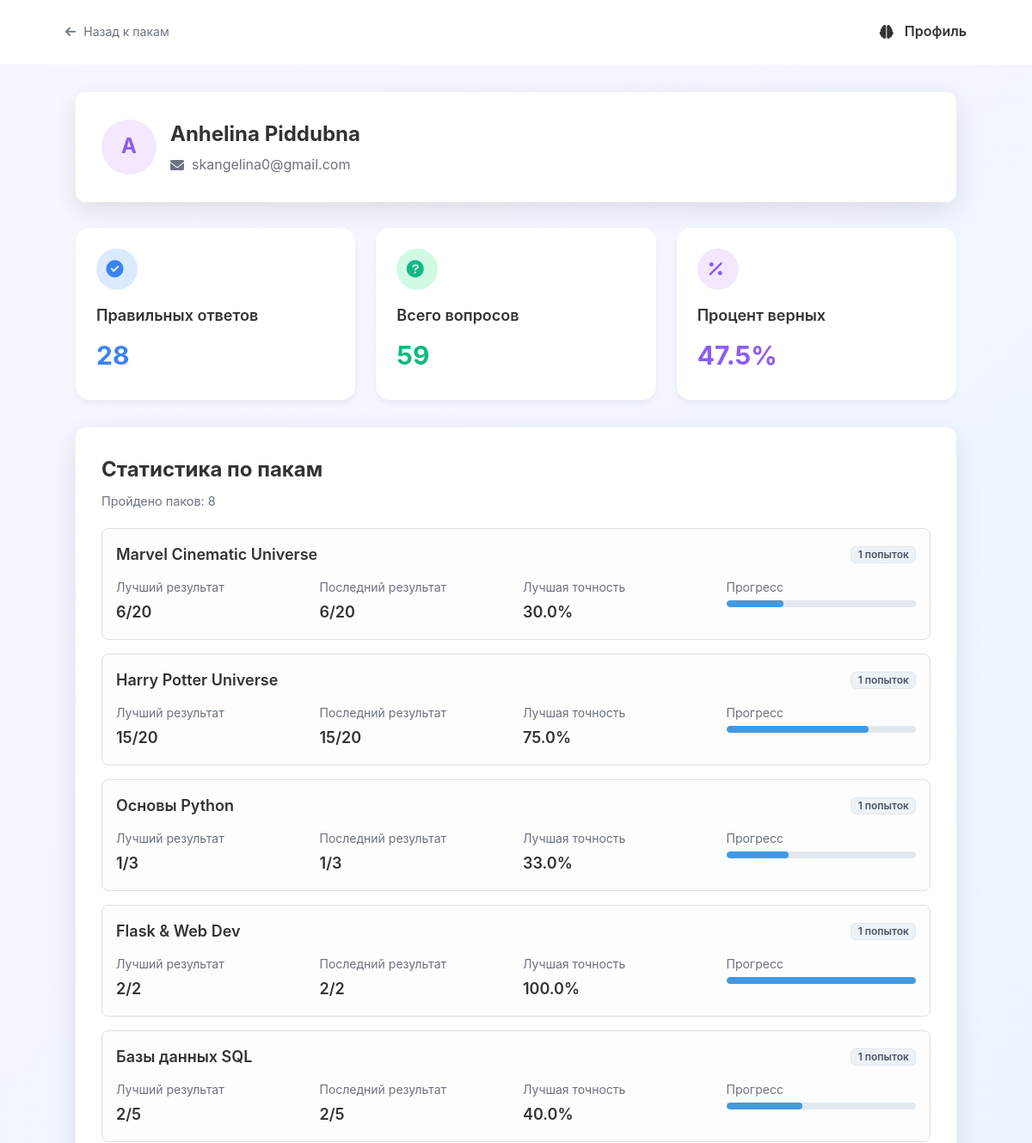
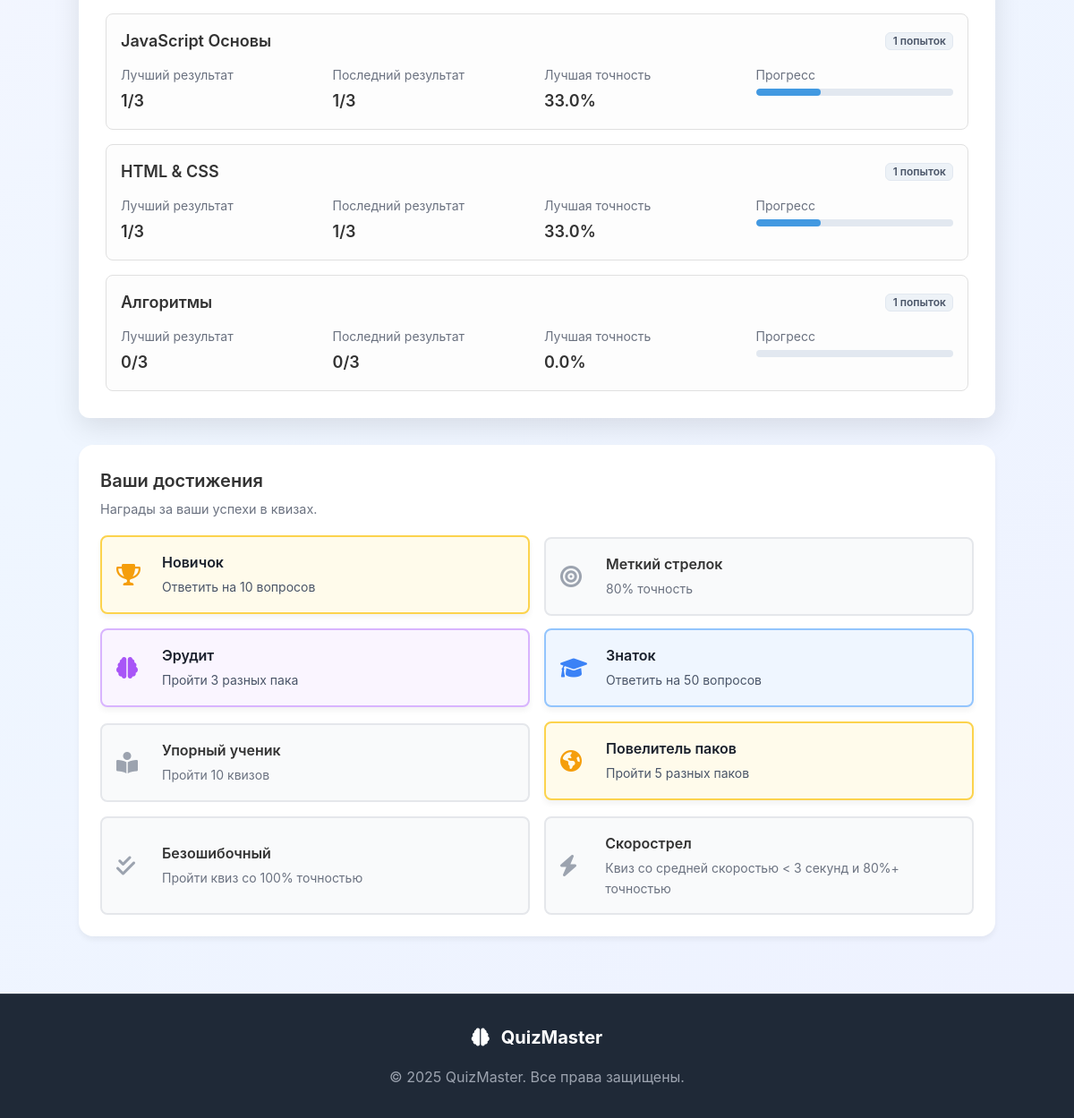
The page /profile (signed in) on the database its author committed (2 pictures, top to bottom).
### models.py (models this page shows, shortened)
class User(db.Model, UserMixin): # Добавляем UserMixin
    id = db.Column(db.Integer, primary_key=True)
    name = db.Column(db.String(80), unique=False, nullable=False)
    email = db.Column(db.String(120), unique=True, nullable=False)
    password_hash = db.Column(db.String(128), nullable=False)
    registered_at = db.Column(db.DateTime, nullable=False, default=datetime.utcnow)
    quiz_stats = db.relationship('UserQuizStat', backref='user', lazy=True)

class QuizPack(db.Model):
    id = db.Column(db.Integer, primary_key=True)
    title = db.Column(db.String(100), unique=True, nullable=False)
    description = db.Column(db.String(500), nullable=True)
    image_url = db.Column(db.String(200), nullable=True)
    color = db.Column(db.String(20), default='blue')
    difficulty = db.Column(db.String(20), default='Легкий')
    time_to_complete_minutes = db.Column(db.Integer, default=10)
    questions = db.relationship('Question', backref='quiz_pack', lazy=True)

class UserQuizStat(db.Model):
    id = db.Column(db.Integer, primary_key=True)
    user_id = db.Column(db.Integer, db.ForeignKey('user.id'), nullable=False)
    quiz_pack_id = db.Column(db.Integer, db.ForeignKey('quiz_pack.id'), nullable=False)
    score = db.Column(db.Integer, default=0)
    total_questions = db.Column(db.Integer, default=0)
    completed_at = db.Column(db.DateTime, default=datetime.utcnow)
    user_answers_data = db.Column(db.Text)
    avg_time_per_question = db.Column(db.Float, nullable=True)

### routes/auth.py (the view)
@auth_bp.route("/profile")
@login_required # Защищаем маршрут
def profile():
    user_id = current_user.id
    from models import UserQuizStat, QuizPack # Импортируем здесь, чтобы избежать циклической зависимости
    overall_stats = db.session.query(
        func.sum(UserQuizStat.total_questions),
        func.sum(UserQuizStat.score)
    ).filter_by(user_id=user_id).first()
    total_questions_answered = overall_stats[0] or 0
    total_correct_answers = overall_stats[1] or 0
    overall_accuracy = 0.0
    if total_questions_answered > 0:
        overall_accuracy = (total_correct_answers / total_questions_answered) * 100
    pack_stats = {}
    all_user_quiz_stats = UserQuizStat.query.filter_by(user_id=user_id).order_by(UserQuizStat.completed_at.asc()).all()
    grouped_stats = {}
    for stat_entry in all_user_quiz_stats:
        if stat_entry.quiz_pack_id not in grouped_stats:
            grouped_stats[stat_entry.quiz_pack_id] = {
                'attempts': 0,
                'best_score': 0,
                'last_score': 0,
                'latest_completed_at': datetime.min,
                'pack_title': ''
            }
        grouped_stats[stat_entry.quiz_pack_id]['attempts'] += 1
        grouped_stats[stat_entry.quiz_pack_id]['best_score'] = max(
            grouped_stats[stat_entry.quiz_pack_id]['best_score'], stat_entry.score
        )
        if stat_entry.completed_at > grouped_stats[stat_entry.quiz_pack_id]['latest_completed_at']:
            grouped_stats[stat_entry.quiz_pack_id]['last_score'] = stat_entry.score
            grouped_stats[stat_entry.quiz_pack_id]['latest_completed_at'] = stat_entry.completed_at
    for pack_id, stats in grouped_stats.items():
        pack = QuizPack.query.get(pack_id)
        if pack:
            pack_stats[pack.id] = {
                'pack_title': pack.title,
                'attempts': stats['attempts'],
                'best_score': stats['best_score'],
                'last_score': stats['last_score'],
                'total_questions_in_pack': len(pack.questions)
            }
    total_quizzes_completed = UserQuizStat.query.filter_by(user_id=user_id).count()
    has_flawless_quiz = db.session.query(UserQuizStat).filter(
        UserQuizStat.user_id == user_id,
        UserQuizStat.score == UserQuizStat.total_questions,
        UserQuizStat.total_questions >= 5
    ).first() is not None
    has_sharpshooter_speed_quiz = db.session.query(UserQuizStat).filter(
        UserQuizStat.user_id == user_id,
        UserQuizStat.total_questions >= 5,
        UserQuizStat.avg_time_per_question <= 3.0,
        (UserQuizStat.score * 100.0 / UserQuizStat.total_questions) >= 80.0
    ).first() is not None
    return render_template("profile.html",
                           total_questions=total_questions_answered,
                           correct_answers=total_correct_answers,
                           overall_accuracy=overall_accuracy,
                           pack_stats=pack_stats,
                           total_quizzes_completed=total_quizzes_completed,
                           has_flawless_quiz=has_flawless_quiz,
                           has_sharpshooter_speed_quiz=has_sharpshooter_speed_quiz)

### app.py (called while the page is built)
@login_manager.user_loader
def load_user(user_id):
    return User.query.get(int(user_id))

### templates/profile.html (shortened to what this page needs)
{% extends "base.html" %}
{% block header %}
<header class="header header-compact-padding">
    <div class="container">
        <div class="header-content">
            <a href="{{ url_for('packs.packs') }}" class="back-link">
                <i class="fas fa-arrow-left"></i>
                Назад к пакам
            </a>
            <div class="quiz-title">
                <i class="fas fa-brain"></i>
                <span>Профиль</span>
            </div>
        </div>
    </div>
</header>
{% endblock %}
{% block content %}
<div class="profile-bg">
    <div class="profile-container">
        <div class="profile-card">
            <div class="user-info">
                <div class="user-avatar">
                    {{ current_user.name[0]|upper if current_user.is_authenticated else '?' }}
                </div>
                <div class="user-details">
                    <h2>{{ current_user.name if current_user.is_authenticated else 'Гость' }}</h2>
                    <p><i class="fas fa-envelope"></i> {{ current_user.email if current_user.is_authenticated else 'N/A' }}</p>
                </div>
            </div>
        </div>
        <div class="stats-grid">
            <div class="stat-card blue">
                <div class="stat-icon">
                    <i class="fas fa-check-circle"></i>
                </div>
                <div class="stat-content">
                    <h3>Правильных ответов</h3>
                    <p class="stat-number">{{ correct_answers }}</p>
                </div>
            </div>
            <div class="stat-card green">
                <div class="stat-icon">
                    <i class="fas fa-question-circle"></i>
                </div>
                <div class="stat-content">
                    <h3>Всего вопросов</h3>
                    <p class="stat-number">{{ total_questions }}</p>
                </div>
            </div>
            <div class="stat-card purple">
                <div class="stat-icon">
                    <i class="fas fa-percentage"></i>
                </div>
                <div class="stat-content">
                    <h3>Процент верных</h3>
                    <p class="stat-number">
                        {% if total_questions > 0 %}
                            {% set overall_accuracy = (correct_answers / total_questions) * 100 %}
                            {{ "%.1f" | format(overall_accuracy) }}%
                        {% else %}
                            {% set overall_accuracy = 0.0 %}
                            0.0%
                        {% endif %}
                    </p>
                </div>
            </div>
        </div>
        <div class="card profile-card">
            <div class="card-header">
                <h2 class="card-title">Статистика по пакам</h2>
                <p class="card-description">Пройдено паков: {{ pack_stats|length }}</p>
            </div>
            <div class="card-content">
                {% if pack_stats|length > 0 %}
                    <div class="space-y-4">
                        {% for pack_id, stats in pack_stats.items() %}
                            {% set best_accuracy = 0 %}
                            {% set last_accuracy = 0 %}
                            {% if stats.total_questions_in_pack > 0 %}
                                {% set best_accuracy = ((stats.best_score / stats.total_questions_in_pack) * 100) | round %}
                                {% set last_accuracy = ((stats.last_score / stats.total_questions_in_pack) * 100) | round %}
                            {% endif %}
                            <div class="pack-stat-item">
                                <div class="pack-stat-header">
                                    <h3 class="pack-title">{{ stats.pack_title }}</h3>
                                    <span class="badge">{{ stats.attempts }} попыток</span>
                                </div>
                                <div class="pack-details-grid">
                                    <div>
                                        <p class="detail-label">Лучший результат</p>
                                        <p class="detail-value">
                                            {{ stats.best_score }}/{{ stats.total_questions_in_pack }}
                                        </p>
                                    </div>
                                    <div>
                                        <p class="detail-label">Последний результат</p>
                                        <p class="detail-value">
                                            {{ stats.last_score }}/{{ stats.total_questions_in_pack }}
                                        </p>
                                    </div>
                                    <div>
                                        <p class="detail-label">Лучшая точность</p>
                                        <p class="detail-value">{{ best_accuracy }}%</p>
                                    </div>
                                    <div>
                                        <p class="detail-label">Прогресс</p>
                                        <div class="progress-bar-container">
                                            <div class="progress-bar-fill" style="width: {{ best_accuracy }}%;"></div>
                                        </div>
                                    </div>
                                </div>
                            </div>
                        {% endfor %}
                    </div>
                {% endif %}
            </div>
        </div>
        <div class="achievements-card profile-card">
            <div class="card-header">
                <h3 class="card-title">Ваши достижения</h3>
                <p class="card-description">Награды за ваши успехи в квизах.</p>
            </div>
            <div class="card-content">
                <div class="achievements-grid">
                    {% set novice_unlocked = total_questions >= 10 %}
                    <div class="achievement {% if novice_unlocked %}unlocked{% endif %} achievement-yellow">
                        <i class="fas fa-trophy achievement-icon {% if novice_unlocked %}unlocked-icon{% endif %}"></i>
                        <div class="achievement-info">
                            <h4>Новичок</h4>
                            <p>Ответить на 10 вопросов</p>
                        </div>
                    </div>
                    {% set sharpshooter_unlocked = overall_accuracy >= 80 %}
                    <div class="achievement {% if sharpshooter_unlocked %}unlocked{% endif %} achievement-green">
                        <i class="fas fa-bullseye achievement-icon {% if sharpshooter_unlocked %}unlocked-icon{% endif %}"></i>
                        <div class="achievement-info">
                            <h4>Меткий стрелок</h4>
                            <p>80% точность</p>
                        </div>
                    </div>
                    {% set erudite_unlocked = pack_stats|length >= 3 %}
                    <div class="achievement {% if erudite_unlocked %}unlocked{% endif %} achievement-purple">
                        <i class="fas fa-brain achievement-icon {% if erudite_unlocked %}unlocked-icon{% endif %}"></i>
                        <div class="achievement-info">
                            <h4>Эрудит</h4>
                            <p>Пройти 3 разных пака</p>
                        </div>
                    </div>
                    {% set expert_unlocked = total_questions >= 50 %}
                    <div class="achievement {% if expert_unlocked %}unlocked{% endif %} achievement-blue">
                        <i class="fas fa-graduation-cap achievement-icon {% if expert_unlocked %}unlocked-icon{% endif %}"></i>
                        <div class="achievement-info">
                            <h4>Знаток</h4>
                            <p>Ответить на 50 вопросов</p>
                        </div>
                    </div>
                    {% set persistent_student_unlocked = total_quizzes_completed >= 10 %}
                    <div class="achievement {% if persistent_student_unlocked %}unlocked{% endif %} achievement-orange">
                        <i class="fas fa-book-reader achievement-icon {% if persistent_student_unlocked %}unlocked-icon{% endif %}"></i>
                        <div class="achievement-info">
                            <h4>Упорный ученик</h4>
                            <p>Пройти 10 квизов</p>
                        </div>
                    </div>
                    {% set pack_master_unlocked = pack_stats|length >= 5 %}
                    <div class="achievement {% if pack_master_unlocked %}unlocked{% endif %} achievement-amber">
                        <i class="fas fa-globe-americas achievement-icon {% if pack_master_unlocked %}unlocked-icon{% endif %}"></i>
                        <div class="achievement-info">
                            <h4>Повелитель паков</h4>
                            <p>Пройти 5 разных паков</p>
                        </div>
                    </div>
                    {% set flawless_unlocked = has_flawless_quiz %}
                    <div class="achievement {% if flawless_unlocked %}unlocked{% endif %} achievement-red">
                        <i class="fas fa-check-double achievement-icon {% if flawless_unlocked %}unlocked-icon{% endif %}"></i>
                        <div class="achievement-info">
                            <h4>Безошибочный</h4>
                            <p>Пройти квиз со 100% точностью</p>
                        </div>
                    </div>
                    {% set sharpshooter_speed_unlocked = has_sharpshooter_speed_quiz %}
                    <div class="achievement {% if sharpshooter_speed_unlocked %}unlocked{% endif %} achievement-teal">
                        <i class="fas fa-bolt achievement-icon {% if sharpshooter_speed_unlocked %}unlocked-icon{% endif %}"></i>
                        <div class="achievement-info">
                            <h4>Скорострел</h4>
                            <p>Квиз со средней скоростью < 3 секунд и 80%+ точностью</p>
                        </div>
                    </div>
                </div>
            </div>
        </div>
    </div>
</div>
{% endblock %}

### templates/base.html (shortened to what this page needs)
<!DOCTYPE html>
<html lang="ru">
<head>
    <link rel="stylesheet" href="{{ url_for('static', filename='css/style.css') }}">
    <link href="https://cdnjs.cloudflare.com/ajax/libs/font-awesome/6.0.0/css/all.min.css" rel="stylesheet">
</head>
<body>
    {% block header %}{% endblock %}
    <main class="content-wrapper">
        {% block content %}{% endblock %}
    </main>
    <footer class="footer">
        <div class="container">
            <div class="footer-content">
                <div class="footer-logo">
                    <i class="fas fa-brain"></i>
                    <span>QuizMaster</span>
                </div>
                <p>&copy; 2025 QuizMaster. Все права защищены.</p>
            </div>
        </div>
    </footer>
</body>
</html>

### rows shown on the page
User: name "A", name "Anhelina Piddubna", email "skangelina0@gmail.com"
QuizPack: pack_title "Marvel Cinematic Universe"
UserQuizStat: pack_title "Harry Potter Universe", attempts "1", best_score "15", total_questions_in_pack "20", last_score "15", best_accuracy "75.0"
QuizPack: pack_title "Основы Python"
QuizPack: pack_title "Flask & Web Dev"
QuizPack: pack_title "Базы данных SQL"
QuizPack: pack_title "JavaScript Основы"
QuizPack: pack_title "HTML & CSS"
QuizPack: pack_title "Алгоритмы"

### other values the page prints
{{ correct_answers }} "28"
{{ total_questions }} "59"
{{ "%.1f" | format(overall_accuracy) }} "47.5"
{{ pack_stats|length }} "8"
{{ stats.attempts }} "1" "1" "1" "1" "1" "1" "1"
{{ stats.best_score }} "6" "1" "2" "2" "1" "1" "0"
{{ stats.total_questions_in_pack }} "20" "3" "2" "5" "3" "3" "3"
{{ stats.last_score }} "6" "1" "2" "2" "1" "1" "0"
{{ best_accuracy }} "30.0" "33.0" "100.0" "40.0" "33.0" "33.0" "0.0"
